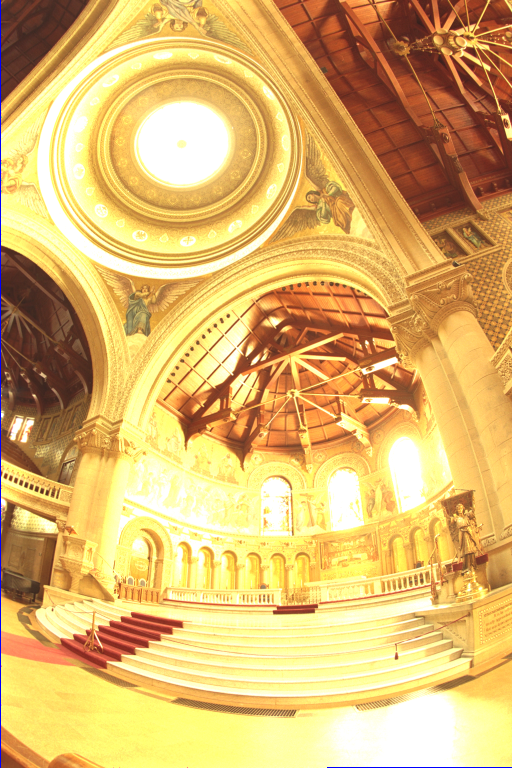
#> input picture hw1/aligned_0/memorial0061.png, 512 x 768 px; its folder holds 4 pictures in this run
$ python hw1_v2.py
#> lines starting #> are read from the running program, lines starting #| are printed output that depends on the picture
# import matplotlib.image as mpimg
# import matplotlib.pyplot as plt
from skimage import io
import numpy as np
import os
from random import randint,choice
import cv2
import sys
import re

IMGNO=0
DATADIR='aligned_' + str(IMGNO) + '/'
DRAWROC=True

def sorted_nicely(l):
	# https://arcpy.wordpress.com/2012/05/11/sorting-alphanumeric-strings-in-python/
    convert = lambda text: int(text) if text.isdigit() else text
    alphanum_key = lambda key: [convert(c) for c in re.split('([0-9]+)', key)]
    return sorted(l, key = alphanum_key)

def readImg():
	tmp = []
	for i in sorted_nicely(os.listdir(DATADIR)):
		tmp.append(io.imread(DATADIR + i))
	return np.array(tmp)

def sample(w,h,N=50):
	s = []
	for i in range(N):
		s.append([randint(0,w-1),randint(0,h-1)])
	return np.array(s)

def sampleGAll(x):

	# shape [imgNum,pic size(2d) ,channel]
	# choose the middle pic and sample all g(.)

	midPic = x[ x.shape[0] // 2]
	candidate = []
	for i in range(256):
		tmp = list(zip(*np.where( midPic == i)))
		if tmp == []:
			continue
		else:
			candidate.append( choice(tmp)[:2] )
	return candidate

def getSamplePoint(x):
	# random get sample point * 50
	# S = sample(x.shape[1],x.shape[2])
	# S = [ [i,j] for i in range(20,x.shape[1]-20,100) for j in range(20,x.shape[2]-20,100) ]
	S = sampleGAll(x)
	sp = []
	for img in x:
		tmp = []
		for p in S:
			tmp.append(img[p[0]][p[1]])
		sp.append(tmp) # shape = [pic number , sample point,ch ]

	return np.array(sp).transpose((1,0,2)) # shape = [ sample point, pic number,ch ]


def buildLinearSystem(sp,B,lam,ch,w):
	A = np.zeros(shape=(sp.shape[0] * sp.shape[1] + 1 + 254, 256 + sp.shape[0] ) )
	b = np.zeros(shape=(sp.shape[0] * sp.shape[1] + 1 + 254,1))

	it = 0

	# first term of objective function
	for i in range(sp.shape[0]):
		for j in range(sp.shape[1]):
			A[it][sp[i][j][ch]]   = w[sp[i][j][ch]]
			A[256 + i] = - w[sp[i][j][ch]]
			b[it][0] = w[sp[i][j][ch]] * B[j]
			it += 1

	# g(127) = 0
	A[it][127] = 1
	b[it][0] = 0
	it += 1

	# second term of objective function
	for i in range(1,255):
		A[it][i-1] = lam* w[i]
		A[it][i] = lam* w[i] * (-2)
		A[it][i+1] = lam* w[i]
		b[it][0] = 0
		it += 1

	assert it == sp.shape[0] * sp.shape[1] + 1 + 254

	return A,b

def solver(A,b):

	U, s, V = np.linalg.svd(A, full_matrices=False)

	s_plus = np.diag(1/s)
	s_plus.resize(V.T.shape[1],U.T.shape[0])
	x = np.dot(np.dot(np.dot(V.T, s_plus), U.T), b)

	return x

def recon(imgpool,B,x,w):
	from tqdm import tqdm

	hdr = np.zeros(shape=(imgpool.shape[1],imgpool.shape[2],imgpool.shape[3]))
	for i in tqdm(range(imgpool.shape[1])):
		for j in range(imgpool.shape[2]):
			for ch in range(imgpool.shape[3]):
				bot = 0
				top = 0
				for k in range(imgpool.shape[0]):
					bot += w[imgpool[k][i][j][ch]]
					top += w[imgpool[k][i][j][ch]] * (x[ch][imgpool[k][i][j][ch]] - B[k])
				if bot == 0: # handle the divide by zero exp.
					hdr[i][j][ch] = np.exp(imgpool[k//2][i][j][ch] - B[k])
				else:
					hdr[i][j][ch] = np.exp(top / bot) ####

	return hdr

def localTM(Lm,alpha,op=True):
	if op == False:
		return Lm
	else:

		Ls = np.zeros(shape=Lm.shape)
		from scipy.ndimage.filters import gaussian_filter
		blurred = []
		for s in np.arange(0,2,0.1):
			blurred.append(gaussian_filter(a, sigma=s) )
		################## need to add something ##############3

		return Lm

def ToneMapping(hdr, alpha=0.5, delta=1e-6, Lwhite=0 ):
	# Y' = 0.299 R + 0.587 G + 0.114 B

	Lw = hdr[:,:,0] * 0.299 + hdr[:,:,1] * 0.587 + hdr[:,:,2] * 0.114
	LwBar = np.exp(np.mean(np.log(delta + Lw)))
	Lm = alpha / LwBar * Lw
	Ls = localTM(Lm,alpha,False)
	Ld = Lm * (1 + Lm * (Lwhite ** 2) )/ (1 + Ls)

	ldr = np.zeros(shape=hdr.shape)
	for i in range(3):
		ldr[:,:,i] = Ld / Lw * hdr[:,:,i]
	ldr = np.clip( ldr * 255 , 0 , 255).astype('uint8')
	return ldr

def aligment(imgpool):
	images = imgpool[:,:,::-1]
	alignMTB = cv2.createAlignMTB()
	alignMTB.process(images, images)
	imgpool = images[:,:,::-1]
	return imgpool

def drawRC(x):
	import matplotlib.pyplot as plt
	plt.plot(np.arange(256), x[0][:256], 'r.', np.arange(256), x[1][:256], 'g.', np.arange(256), x[2][:256], 'b.')
	plt.title('Response Curve')
	plt.xlabel('g(.)')
	plt.ylabel('log exposure ( ln(E * delta-t ) ')
	plt.savefig('RC_' + str(IMGNO) + '.png')
	return

def exposureTimeInfo(no):
	if no == 0: # sample image
		return  np.log([32 * (0.5**x) for x in range(16)])
	elif no == 1:
		return np.log(1 / np.array([1,2,4,8,15,30,60,125,250,500,1000,3200])) # image 1
	elif no == 2:
		return np.log(1 / np.array([1,2,4,8,25,50,100,200,400,800,1600,3200])) # image 2
	elif no == 3:
		return np.log(1 / np.array([1,2,4,8,15,20,40,80,125,160,200,320])) # image 3
	else:
		exit('error IMGNO')

if __name__ == '__main__':


	if len(sys.argv) == 1 or sys.argv[1] != 'pre':
		# read all the image
		# the image is aligned(by aligment_MTB.py)
		imgpool = readImg() # shape [imgNum,pic size(2d) ,channel]

		# aligment
		# imgpool = aligment(imgpool)

		# getSamplePoint
		sp = getSamplePoint(imgpool)

		# generate B(log delta-t array)
		# !!!!!!!!!!!!!!!!!!!!!!!!need to type artificially!!!!!!!!!!!!!!!!!!!!!!!!!!
		B = exposureTimeInfo(IMGNO)

		#  generate weighted parameter
		w = [ z - 0 if z < 0.5*(0 + 255) else 255 - z for z in range(256)]

		x = []
		for ch in range(3):
			# build the linear system and solve it
			A,b = buildLinearSystem(sp,B,50,ch,w)
			# solve the linear system
			x.append(solver(A,b))
#> this loop made 3 passes
#> pass 1, in solver, `U, s, V = np.linalg.svd(A, full_matrices=False)`:
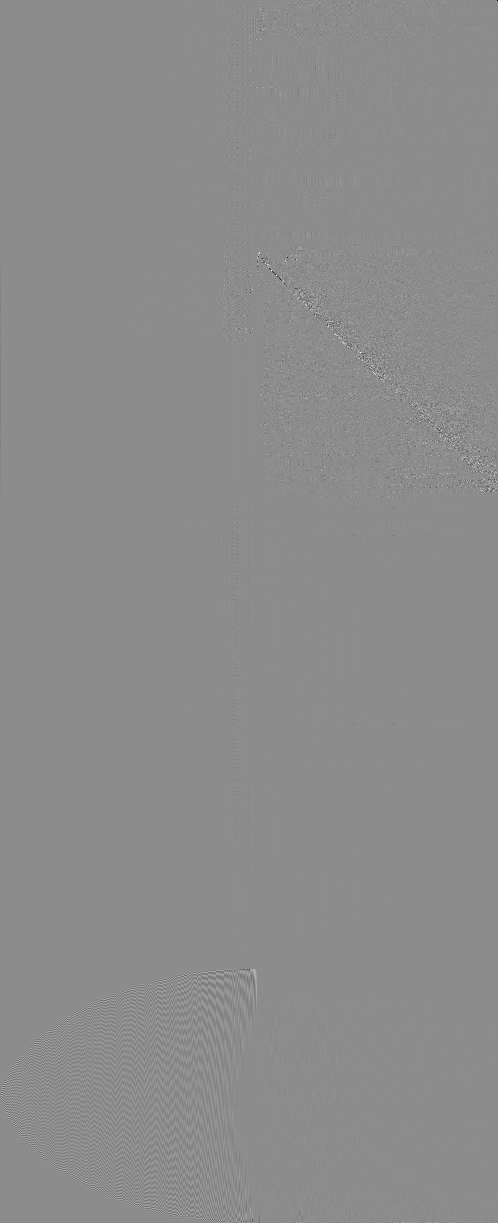
#> U: shape (1223, 498) float64; min -0.98, max 0.798, mean -1.46e-05; drawn with min black and max white
#> pass 1, in solver, `U, s, V = np.linalg.svd(A, full_matrices=False)`:
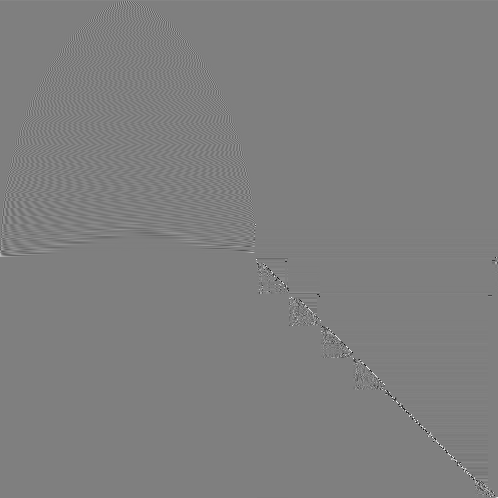
#> V: shape (498, 498) float64; min -0.988, max 0.991, mean 9.03e-05; drawn with min black and max white
#> pass 1, in solver, `s_plus = np.diag(1/s)`:
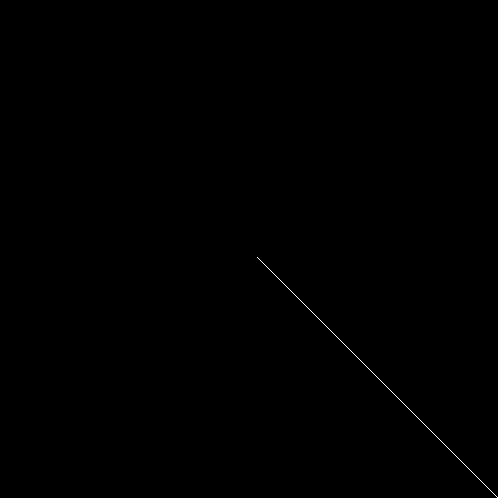
#> s_plus: shape (498, 498) float64; min 0, max 3.26e+11, mean 317134908.8; drawn with min black and max white
		x = np.array(x) # shape = [ch , x_result(306) , 1]

		# [g(0)...g(255) | ln(E0) ... ln(E49)]

		# draw the resopnse curve
		if DRAWROC == True:
			drawRC(x.copy())
#> in drawRC, `plt.savefig('RC_' + str(IMGNO) + '.png')`:
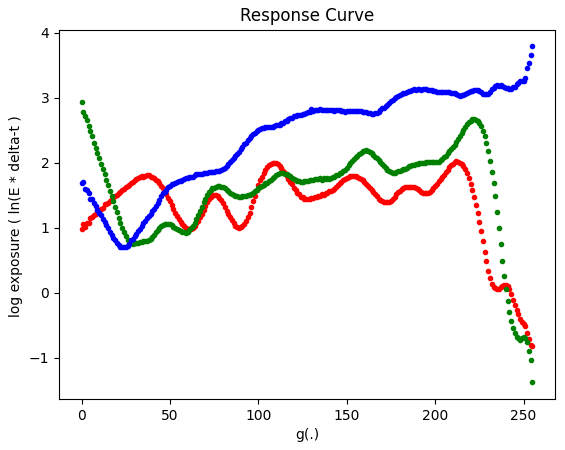
#> figure drawn by matplotlib, 1 panel; curve peaks at x = 212, y = 2.02; curve peaks at x = 0, y = 2.93; curve peaks at x = 255, y = 3.79

		# reconstruct the (ir-)radiance map
		hdr = recon(imgpool,B,x,w)
#> after the loop in recon, `for i in tqdm(range(imgpool.shape[1])):`:
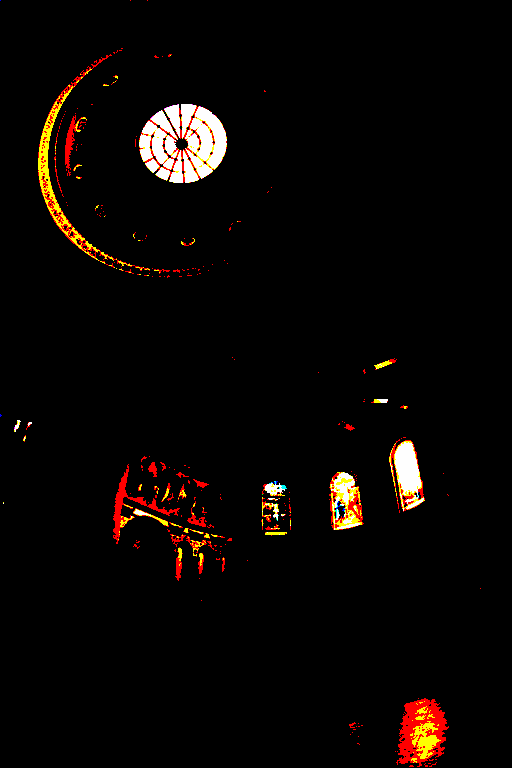
#> hdr: shape (768, 512, 3) float64; mean of channels 0, 1, 2 5.92e+108, 3.55e+108, 2.2e+108; drawn with min black and max white

		# hdr = hdr_debvec[:, :, ::-1]  # if go to opencv
		print(hdr.max(),hdr.min())

		# save hdr data
		np.save('hdr_raw_'+ str(IMGNO) + '.npy',hdr)
	else:
		hdr = np.load('hdr_raw_'+ str(IMGNO)  + '.npy')

	# tone mapping
	ldr = ToneMapping(hdr)
#> in ToneMapping, `Lw = hdr[:,:,0] * 0.299 + hdr[:,:,1] * 0.587 + hdr[:,:,2] * 0.114`:
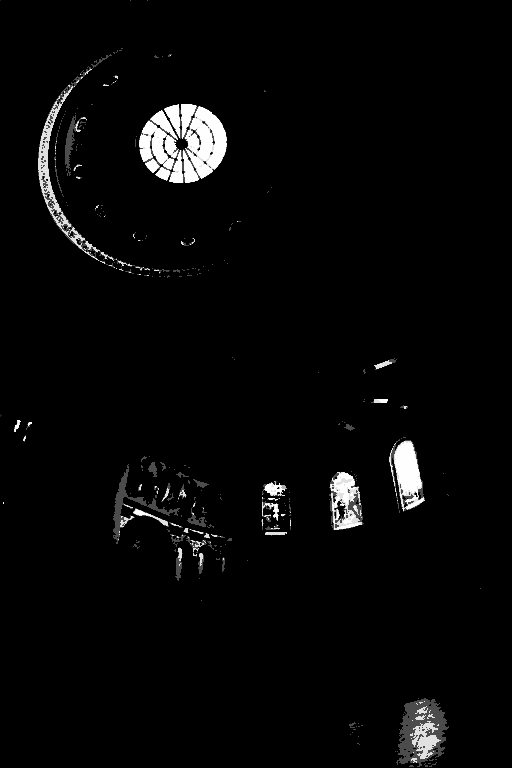
#> Lw: shape (768, 512) float64; min 0.108, max 1.39e+110, mean 4.1e+108; drawn with min black and max white
#> in ToneMapping, `LwBar = np.exp(np.mean(np.log(delta + Lw)))`: LwBar = 27770.7
#> after the loop in ToneMapping, `for i in range(3):`:
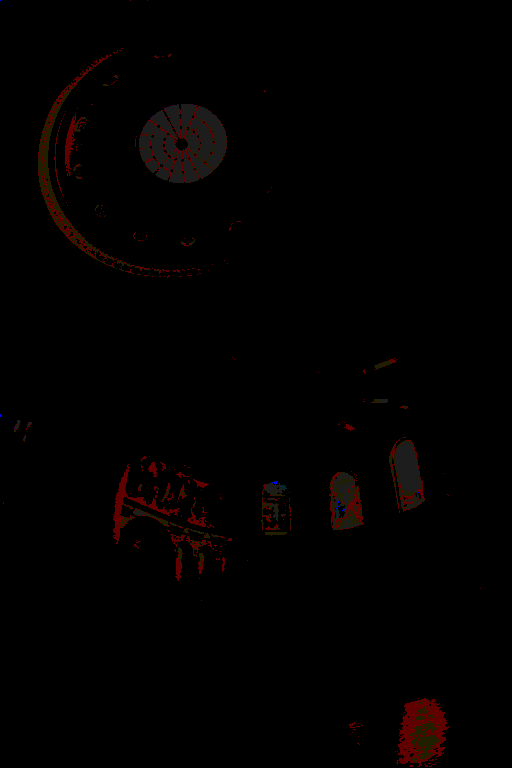
#> ldr: shape (768, 512, 3) float64; mean of channels 0, 1, 2 0.0842, 0.0269, 0.0166; drawn with min black and max white
	cv2.imwrite('ldr_'+ str(IMGNO) + '.jpg', ldr[:,:,::-1])
